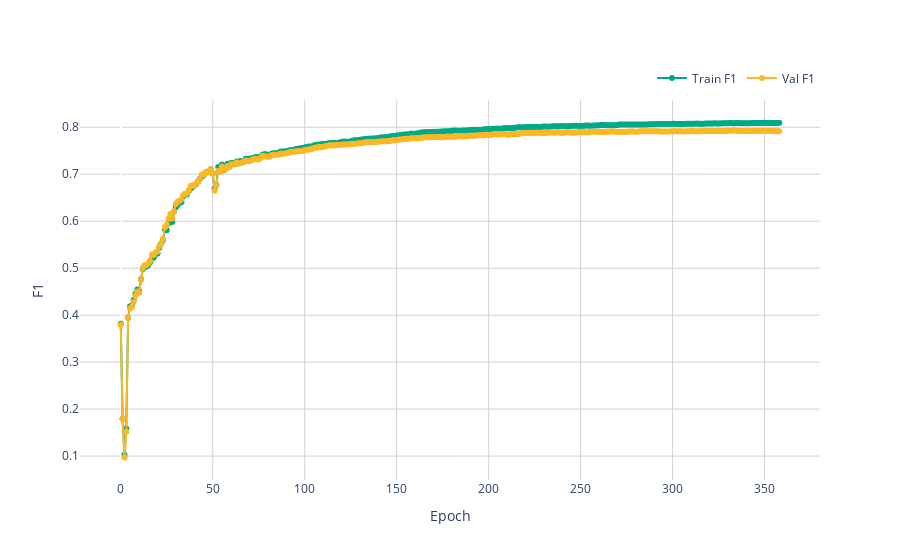

Notebook code cell kept with this figure:
### Code cell
model_sageconv = train_es(model, optimizer, graph, scheduler=scheduler, num_epochs=400)

### Figure 1 — Plotly figure (JSON) as saved in the notebook; plotly's stock layout.template omitted (floating-point values rounded to 4 significant figures; data arrays with more than 128 entries replaced by an {"elided": "..."} marker saying what was removed)
{"data": [{"line": {"color": "#00aa88"}, "mode": "lines+markers", "name": "Train F1", "type": "scatter", "y": {"elided": "359 float values"}}, {"line": {"color": "#fbb725"}, "mode": "lines+markers", "name": "Val F1", "type": "scatter", "y": {"elided": "359 float values"}}], "layout": {"legend": {"orientation": "h", "x": 1, "xanchor": "right", "y": 1.02, "yanchor": "bottom"}, "plot_bgcolor": "white", "xaxis": {"gridcolor": "lightgray", "showgrid": true, "title": {"text": "Epoch"}}, "yaxis": {"gridcolor": "lightgray", "showgrid": true, "title": {"text": "F1"}}}}
